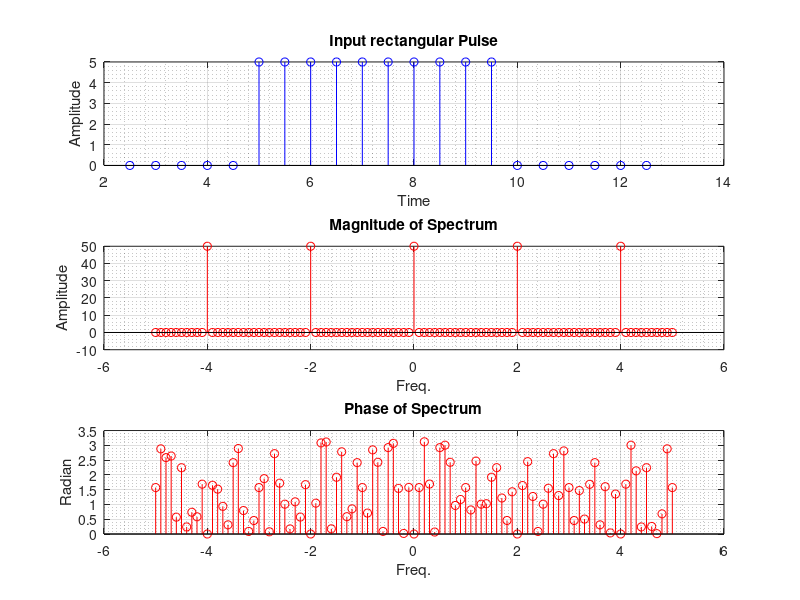

Write MATLAB code to recreate this figure.
% Program to plot DTFT of a given rectangular pulse
clc; clear all;

%   Discrete Time Fourier Transform
%       F(f) = (integrate from -inf. to +inf. ) f(t) exp (-j 2 pi f t)  dt

% Inputs for rectangular pulse
amp = input('Amplitude : ');
t0 = input('Start Time : ');
T = input('Duration in sec. : ');

n = t0-(T/2):T/10:t0+(3*T/2); % range : 2T
fn = zeros(size(n));
fn (n<t0+T) = amp;
fn (n<t0) = 0;
% Plot rect. pulse
subplot(3,1,1)
stem(n,fn,'b'),grid on, grid minor
title('Input rectangular Pulse')
xlabel('Time')
ylabel('Amplitude')


r = -5:0.1:5; % range we'll be integrating rather than -inf. to +inf.
k = 0;
for f=r
    k = k +1;
    x(k) = amp*trapz(n,exp(-j*2*pi*f*n));
end

subplot(3,1,2)
stem(r,x,'r'),grid on, grid minor
title('Magnitude of Spectrum')
xlabel('Freq.')
ylabel('Amplitude')

subplot(3,1,3)
stem(r,abs(angle(x)),'r'),grid on, grid minor
title('Phase of Spectrum')
xlabel('Freq.')
ylabel('Radian')
print('-clipboard','-dbitmap')